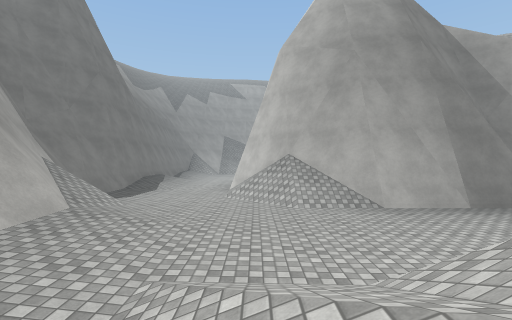
view 1 (above)

24 first-person views from a walk through a Unity game level. The camera is 1.2 m above the floor, looks level and sees 85° across. The floor is counted in squares, 2 m on a side. Each view is taken from the middle of a square. On the plan, view 1 faces up. The plan holds only what a view shows up to about 9 squares ahead; the rest is blank. The place goes on beyond the plan. Surface patterns are stand-ins for the level's own textures.

view 2
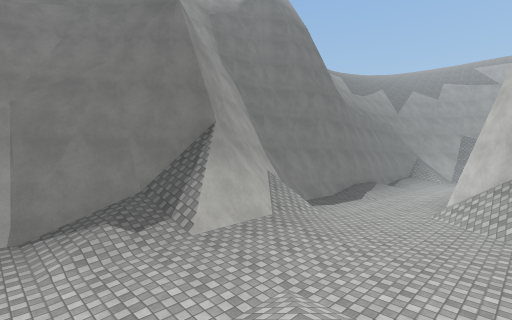

view 3
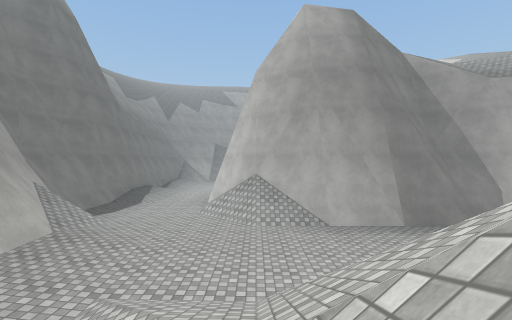

view 4
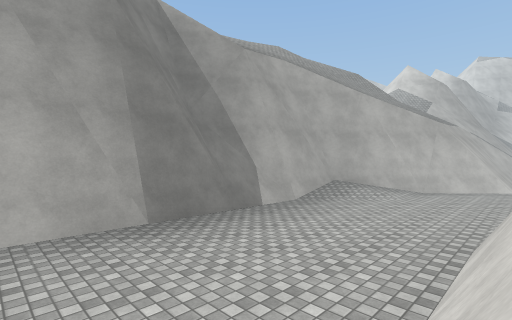

view 5
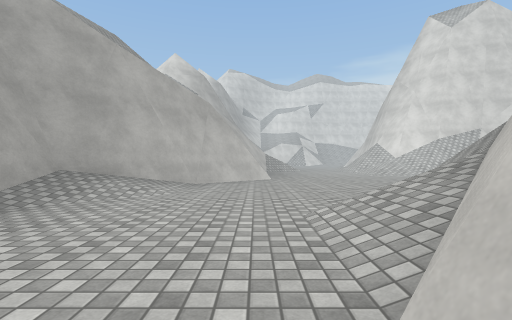

view 6
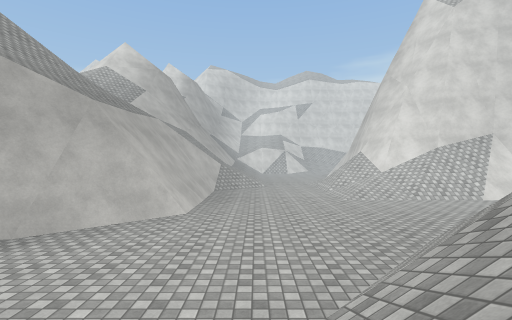

view 7
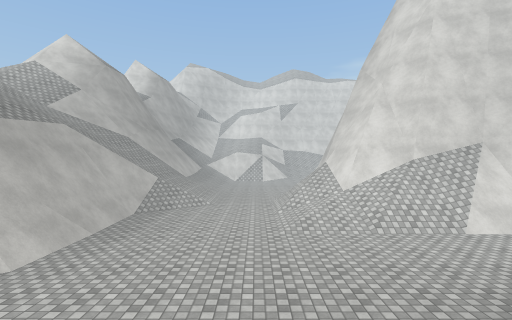

view 8
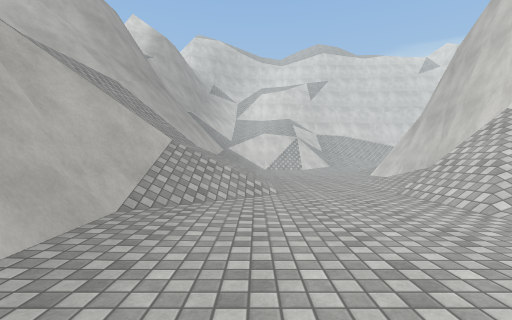

view 9
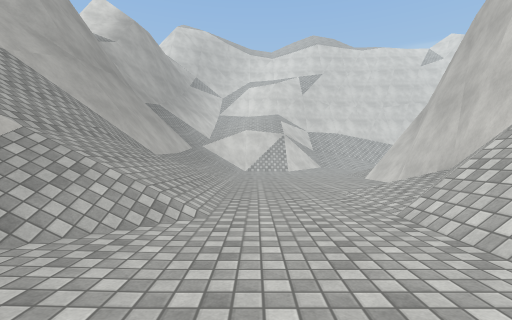

view 10
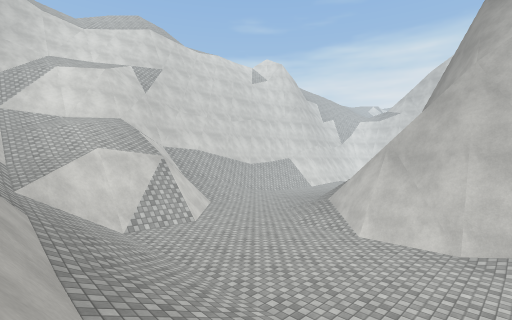

view 11
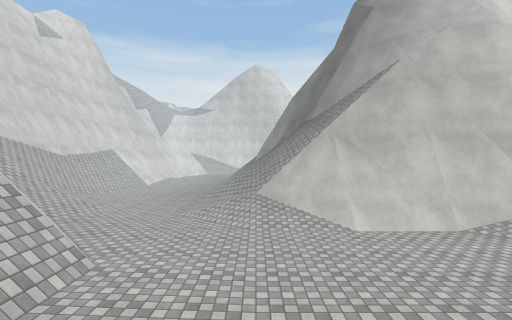

view 12
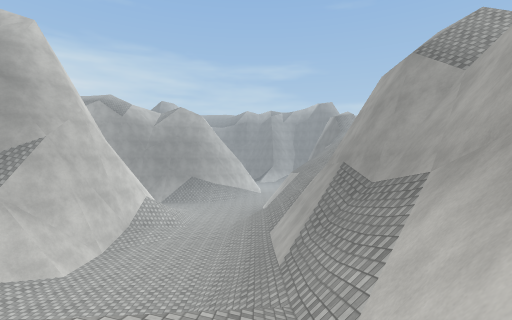

view 13
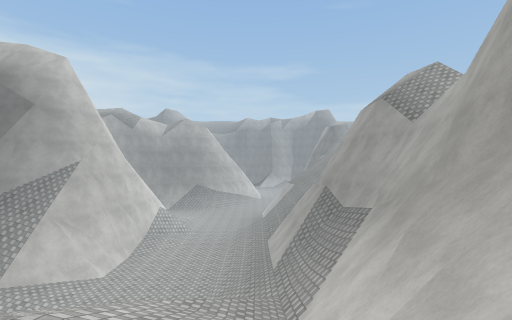

view 14
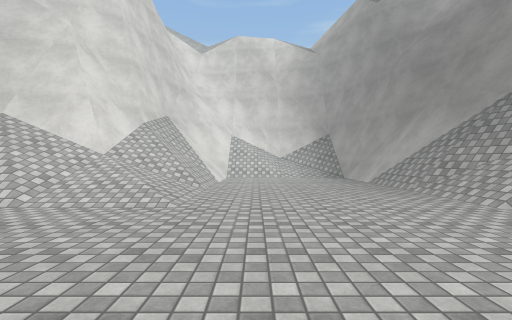

view 15
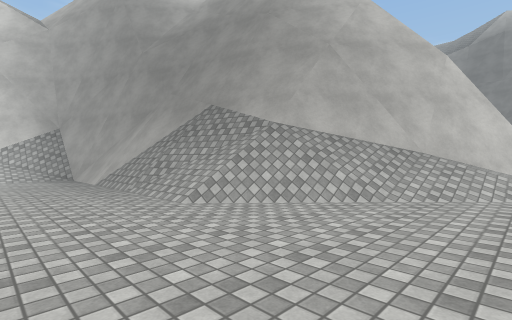

view 16
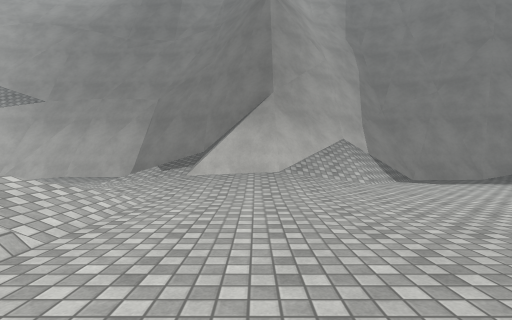

view 17
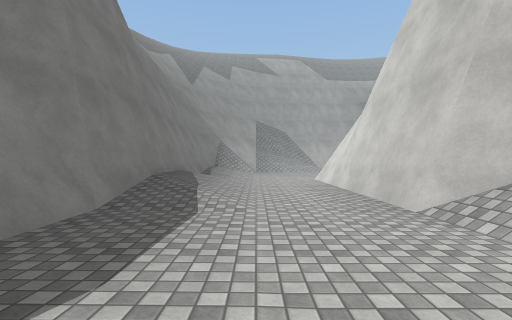

view 18
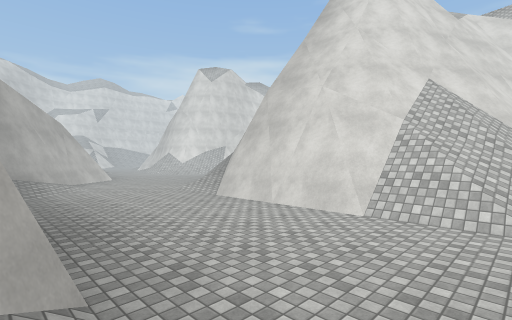

view 19
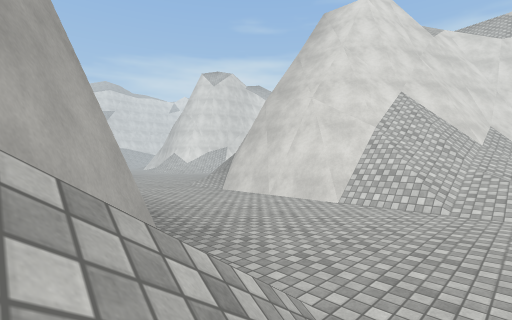

view 20
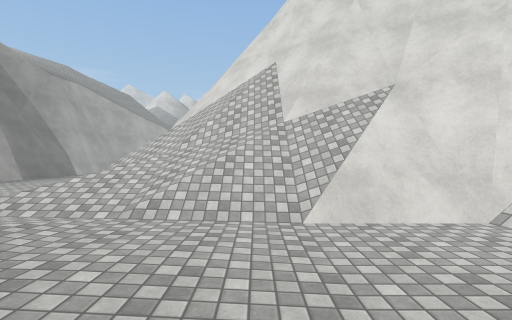

view 21
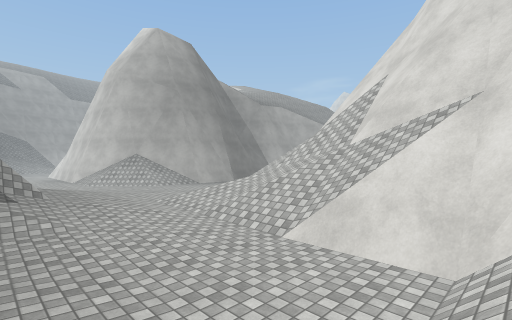

view 22
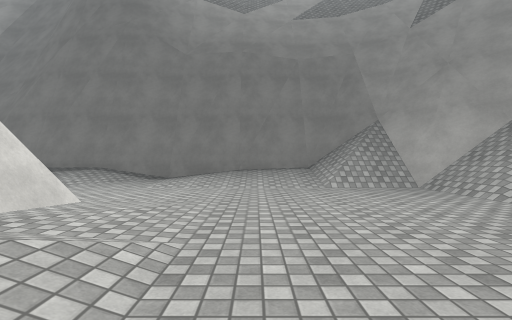

view 23
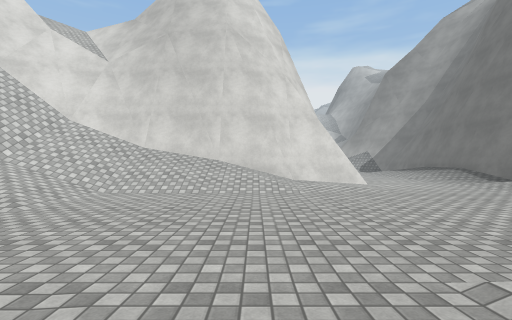

view 24
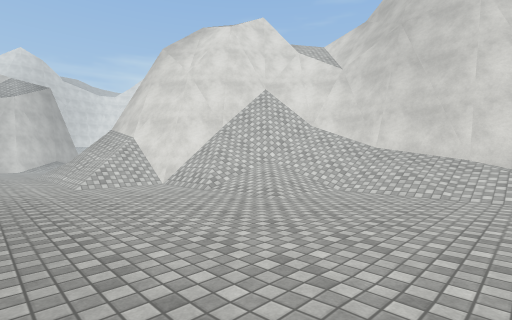

### Floor plan
Key: @ floor where view 1 was taken; # wall or solid block; . main floor; - floor 0.5 m lower than the main floor; / step, stairs or slope; = window, fence, low wall or low ledge; v drop or lower ground.
Columns run from 5 left of view 1 to 37 right of it. Each row starts with its distance up from view 1.
 24 ##=/   ..........
 23 ##=// .............
 22 #//.........../////
 21 #//...........////
 20 #..........////##
 19 #..........////#
 18 #......///////##
 17 #......///////#
 16 #....##########v
 15 #....     ##vvvv
 14 #...#    vv#
 13 #...#
 12 #...#
 11 #...##
 10 #.../##    vv/
  9 #...//##vvvvvv/
  8 #....//##     vvv/   ///
  7 #/....//#########v/ //////
  6 #//............//#v/////// =###
  5 ##/............./.#v////////###########
  4 ###................#vvvvv////=##v////=#
  3 #/=.................######////####////####
  2 #/...////####//.....---..//////////////////
  1 #/...////#####//..------..///////////#///
  0 #.../@///#   ##//.-----------------./#v//
 -1 #.--/////#    ##//-----------------.//#
 -2 #.--///###     ##//----////./------..#v
 -3 # --/#/##      ##//----///////------..#
 -4 #/ //###        #//---///########//--.//
 -5      ##         #=/---///#   ##vv#//--////
 -6                 ###---//##   ##/////--.////
 -7                  ##---/##     ##////--..///

Where each view was taken, in squares from view 1:
view 1: 0 up, 0 right, facing up
view 2: 0 up, 1 right, facing up-left
view 3: 1 down, 1 right, facing up
view 4: 2 up, 3 right, facing up-right
view 5: 3 up, 6 right, facing right
view 6: 1 up, 9 right, facing right
view 7: 1 down, 11 right, facing right
view 8: 1 up, 16 right, facing right
view 9: 0 up, 18 right, facing right
view 10: 3 up, 24 right, facing down-right
view 11: 2 up, 29 right, facing down
view 12: 2 up, 35 right, facing left
view 13: 2 up, 37 right, facing left
view 14: 2 up, 16 right, facing down
view 15: 2 up, 15 right, facing down-left
view 16: 4 up, 3 right, facing left
view 17: 7 up, 3 left, facing up
view 18: 7 up, 1 right, facing down-right
view 19: 8 up, 0 right, facing down-right
view 20: 1 down, 4 left, facing right
view 21: 4 down, 4 left, facing up-right
view 22: 19 up, 3 right, facing left
view 23: 24 up, 2 right, facing down
view 24: 24 up, 2 right, facing down-right
